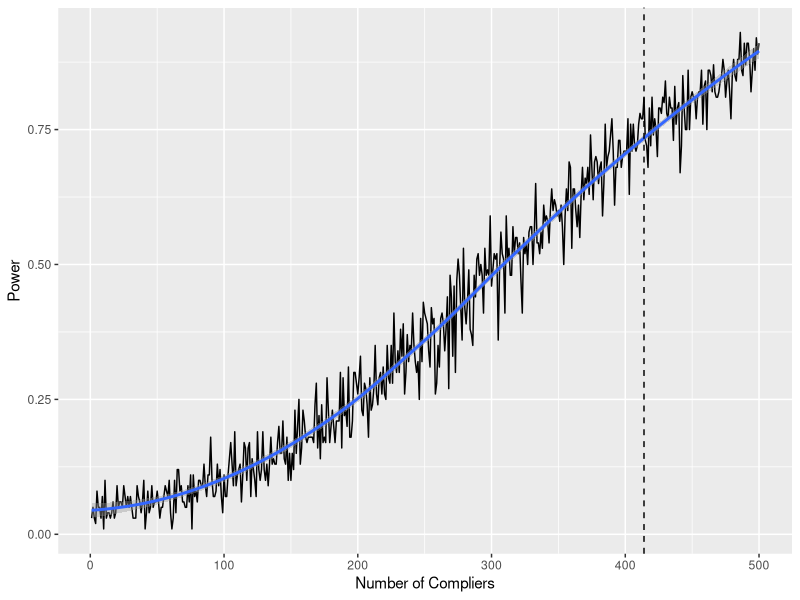

This figure's R source:
# Causal Inference Lab 3: Power Analysis
# Spring 2022
# Benjamin S. Noble
# benjaminnoble.org

library(tidyverse)

# Statistical power is the probability we reject H_0 when it is false, that is
# Pr(Reject H_0 | H_0 = F). Just as we conventionally define statistical 
# significance as a = 0.05, we conventionally define power as 1 - B = 0.8. That 
# is, we want to be able to detect the true effect at least 80% of the time. 

# Power is an important concept generally because we want to learn something. If 
# we fail to reject the false null, maybe that's not as bad as rejecting a true null, 
# but it's still not great! So we want to consider whether we are sufficiently powered
# to detect true effects generally. However, power comes up more often in experimental 
# design because you need money, and funders want to make sure you are sufficiently
# powered to detect a true effect. Even if you're not planning to do experimental 
# work, you might actually end up doing it (it happened to me!) because experiments 
# are a good way to add a dose of causality to an observational argument and it's 
# a popular paper strategy. And even if you're not planning to do experiments, you
# may still get questions about whether you're sufficiently powered using other 
# research designs. All of this is to say that power is a thing worth thinking about. 

# There are various formulas for calculating power, but in practice, it is often 
# easier to do power analysis via simulation or using R packages. On your homework,
# you're going to have some practice with statistical power via simulation. This 
# lab is designed to supplement those exercises by showing you how I apply those 
# concepts in my actual research. 

# As an introduction/review, let's do a quick simulation. Suppose we have 1000 
# people in our sample. We assign 500 to treatment (D = 1) and administer some
# treatment with a true effect of Y = .1 with sd = 0.5. 

set.seed(2138)
p_ex <- tibble(D = c(rep(1, 500), rep(0, 500)), 
               Y = c(rnorm(500, .1, .5), rnorm(500, 0, .5)))

# We run a regression to estimate the effect of Y ~ D, and we find (as expected)
# that D^ = 0.1 with p ~= 0.0001. So we have identified the true effect and it is 
# statistically significant. We reject the null and publish our paper in APSR.

summary(lm(Y ~ D, p_ex))

# But should we expect to reject the null often with this setup, or was this a lucky
# fluke? Let's replicate our experiment 1000 times and calculate the number of 
# p-values < 0.05.

set.seed(2139)
d1_pv <- vector()
for(i in 1:1000){
  p_ex1 <- tibble(D = c(rep(1, 500), rep(0, 500)), 
                  Y = c(rnorm(500, .1, .5), rnorm(500, 0, .5)))
  ols_res1 <- summary(lm(Y ~ D, p_ex1)) 
  d1_pv <- c(d1_pv, ols_res1$coefficients[2,4]) # extract the p-value
}

# How many p-values are above 0.05? 866/1000. This is pretty good. We are above 
# the conventional 0.8 level. We are sufficiently powered to detect the true effect.
table(d1_pv < 0.05) 

# Now, suppose the effect size was smaller, just 0.05 holding the sd fixed. 

set.seed(2139)
d2_pv <- vector()
for(i in 1:1000){
  p_ex2 <- tibble(D = c(rep(1, 500), rep(0, 500)), 
                 Y = c(rnorm(500, .05, .5), rnorm(500, 0, .5)))
  ols_res2 <- summary(lm(Y ~ D, p_ex2)) 
  d2_pv <- c(d2_pv, ols_res2$coefficients[2,4]) # extract the p-value
}

# How many p-values are above 0.05? 329/1000. This is not great! Our current design
# is not sufficiently powered to reject the false null. No one would fund our 
# experiment with this kind of power analysis (and we wouldn't want to run it).
# It would probably be a waste of time and money. We basically fail to identify the
# true effect 2/3 of the time.
table(d2_pv < 0.05) 

# What can we do? As we saw above, a larger effect size will increase our power. 
# Alternatively, a larger sample size will also increase our power. What if instead
# of 500 per condition, we had 2000 per condition?

set.seed(2139)
d3_pv <- vector()
for(i in 1:1000){
  p_ex3 <- tibble(D = c(rep(1, 2000), rep(0, 2000)), 
                 Y = c(rnorm(2000, .05, .5), rnorm(2000, 0, .5)))
  ols_res3 <- summary(lm(Y ~ D, p_ex3)) 
  d3_pv <- c(d3_pv, ols_res3$coefficients[2,4]) # extract the p-value
}

# Now our power analysis shows that we reject the false null 881/1000, which is 
# above 1 - B = 0.8. So this is better. We "just" need to 4x our sample size...
table(d3_pv < 0.05) 

# In practice, increasing your sample size is not always feasible! It is expensive 
# to recruit people. Just for reference, if you paid MTurkers federal minimum wage 
# ($7.25) to take a 10m survey, you would pay each one approximately $1.20...so 
# a total increase in your budget of ~$3600 to recruit 3000 more people to detect
# our effect of 0.05 (and that isn't even counting Amazon's cut which is 40%). 
# And note, this is a pretty simple design! It can get even trickier when you're 
# doing interactions, subgroup effects, a more complicated design, etc.

# Now, the "trick" with power analysis is this: if we knew the effect size and
# variation in the effect, we wouldn't need to do the experiment in the first
# place! So this is all made up! *face palm*. Even so, it can still be useful for 
# thinking through how large a sample/effect size you'd need to detect a true effect.
# This can shape whether you think the experiment is worth running, if there are
# other designs that might be able to help, etc. You can use power analysis to test
# your assumptions and consider what would need to go right/wrong for your experiment
# to succeed. It is worth thinking about and doing so you don't run an experiment
# with 1000 people hoping to detect an effect N(0.05, 0.5).

# Your task: we're going to do a power analysis for an "encouragement design." 
# We will learn about instrumental variables later, but here is the basic
# idea: we are going to recruit 1000 respondents and randomly encourage 500 of 
# them to hang up an American flag outside their house. Then, a week later,
# we're going to ask them how patriotic they feel on a 5 point scale where 1 is 
# not patriotic at all and 5 is extremely patriotic. The complication is that we 
# can't FORCE them to hang up the flag or observe them doing it. We just ask them 
# to do it. This introduces some complications we'll deal with later.

# Let's suppose we think (from reading the literature and our assumptions) that 
# people who hang a flag outside their house will feel 0.5 points more patriotic 
# on average. 

# a) Finish creating this population df by assigning treatment, Z (which is the 
# encouragement to hang the flag—not the actual act of hanging the flag). Let's 
# assume everyone complies (that is, those we asked to hang the flag do, and those 
# who we didn't encourage don't). So Z = D. Now, assign treatment effects Y 
# which are normally distributed with mean 0.2 and sd 1. The control group will 
# have an effect of mean 0 and sd 1 (allowing some of them to feel randomly more 
# or less patriotic) due to other events. 

population <- tibble(Z = c(rep(1, 500), rep(0, 500)))

# add the effect
set.seed(2134)
population <- population %>% mutate(Y = c(rnorm(500, .2, 1), rnorm(500, 0, 1)))

# b) Run a regression estimating Y ~ Z. What do you observe? 

# FYI: This is called an intent-to-treat effect. Even if we have no information 
# about whether these people actually hung up flags, we can still conduct this 
# analysis defining treatment as the encouragement. In the future, we'll also
# learn about local average treatment effects among the compliers.

# We recover the true treatment effect and it is statistically significant.
summary(lm(Y ~ Z, population))

# c) Do a power simulation as above. Replicate this analysis 1000 times. What is 
# your simulated power?

set.seed(2139)
pv <- vector()
for(i in 1:1000){
  pop <- tibble(Z = c(rep(1, 500), rep(0, 500)), 
                Y = c(rnorm(500, .2, 1), rnorm(500, 0, 1)))
  ols <- summary(lm(Y ~ Z, pop)) 
  pv <- c(pv, ols$coefficients[2,4]) # extract the p-value
}

# We basically have 1 - B = 0.87. So this is a good design. 
table(pv < 0.05)

# d) Now, let's suppose instead that, no matter how many people we recruit, 20% of
# the population just isn't going to put up a flag—they don't have one, they don't
# want to buy one, they don't want to, they forget etc. We just don't know who. 
# Create a new outcome variable, Y2, that is this new treatment effect: that is, 
# 400 treated units get the usual treatment effect, but 100 of our TREATED units 
# get the control effect because they didn't hang up the flag.

set.seed(2139)
population <- population %>% mutate(Y2 = c(rnorm(400, .2, 1), rnorm(600, 0, 1)))

# With this new outcome, estimate the treatment effect using OLS and conduct a 
# simulated power analysis. What do you observe? 

# Now it appears as though there's no effect...
summary(lm(Y2 ~ Z, population))

set.seed(2139)
pv_d <- vector()
for(i in 1:1000){
  pop <- tibble(Z = c(rep(1, 500), rep(0, 500)), 
                Y2 = c(rnorm(400, .2, 1), rnorm(600, 0, 1)))
  ols_d <- summary(lm(Y2 ~ Z, pop)) 
  pv_d <- c(pv_d, ols_d$coefficients[2,4]) # extract the p-value
}

# Now our power doesn't look as good, we only have approx. 1 - B = 0.7. So, we can
# detect the true effect, and we got unlucky above, but we are below the conventional
# power level.
table(pv_d < 0.05)


# e) Of course, we're just assuming 20% of the sample doesn't comply. So, let's 
# extend the assumption and make a power curve with 1 - B on the y-axis and the
# number of compliers on the x-axis ranging from 0 compliers to 500 compliers. 
# Do 100 replications of each sample rather than 1000. What do you see?

set.seed(2139)
id <- B <- vector()
for(j in 1:500){
  id <- c(id, j)
  pv <- vector()
  for(i in 1:100){
    pop <- tibble(Z = c(rep(1, 500), rep(0, 500)), 
                  Y2 = c(rnorm(j, .2, 1), rnorm(1000-j, 0, 1)))
    ols <- summary(lm(Y2 ~ Z, pop)) 
    pv <- c(pv, ols$coefficients[2,4]) # extract the p-value
  }
  B <- c(B, sum(table(pv < .05)[2])/100)
}

comply_df <- tibble(n_comply = id, power = B)

# Our power curve slopes upward. When no one complies, unsurprisingly, we don't
# ever detect a true effect. However, as more people comply, we are more likely to 
# detect true effects. With this sample and effect size, we'd need at least 414 
# people to achieve 1 - B = 0.8.

ggplot(comply_df, aes(x = n_comply, y = power)) + 
  geom_line() + 
  geom_smooth() + 
  labs(x = 'Number of Compliers', y = 'Power') + 
  geom_vline(xintercept = comply_df %>% filter(B >= .8) %>% pull(n_comply) %>% min(),
             linetype = 'dashed')

# f) Someone scoops us! They do a similar study of flags on patriotism with a larger 
# sample and discover an effect of approximately 0.3 with an sd of 1. Oh well. Now
# we know. As an exercise, redo your power analysis from d) with the new effect
# size of 0.3. What do you observe? 

set.seed(2139)
pv_f <- vector()
for(i in 1:1000){
  pop <- tibble(Z = c(rep(1, 500), rep(0, 500)), 
                Yf = c(rnorm(400, .3, 1), rnorm(600, 0, 1)))
  ols_f <- summary(lm(Yf ~ Z, pop)) 
  pv_f <- c(pv_f, ols_f$coefficients[2,4]) # extract the p-value
}

# We have great power even assuming 100 people do not comply. We would be 
# comfortable conducting the study if we hadn't been scooped! 
table(pv_f < 0.05)


# Some takeaways:
# - I find this exercise useful because we can think through sample size and effect
#   size issues under more complex designs. From this simulation, you can see that
#   you'd need a large sample size if we assume some level of non-compliance and
#   a certain effect size. Good to know!
# - At the end of the day, it's made up. But think through reasonable assumptions
#   from the literature, your expected funding, etc and make a plan. If you know
#   your maximum ask is e.g., $1,500, then can you actually detect a small-ish 
#   effect? Is it worth it? 




# Some other ways to do power analysis:
# R package 'pwr'. 
# But really only good for basic designs.

library(pwr)
pwr.r.test(n = 1000, r = .1, sig.level = 0.05)

# There is also the R package 'DeclareDesign' (https://declaredesign.org/r/declaredesign/articles/DeclareDesign_101.html)
# which is an entire environment for testing various designs and calculating power. 
# I have not used this, but it seems really good. 

# GPower (https://www.psychologie.hhu.de/arbeitsgruppen/allgemeine-psychologie-und-arbeitspsychologie/gpower)
# is a user-friendly program that does power analysis with various designs/parameters.
# It is more feature-rich than pwr.
